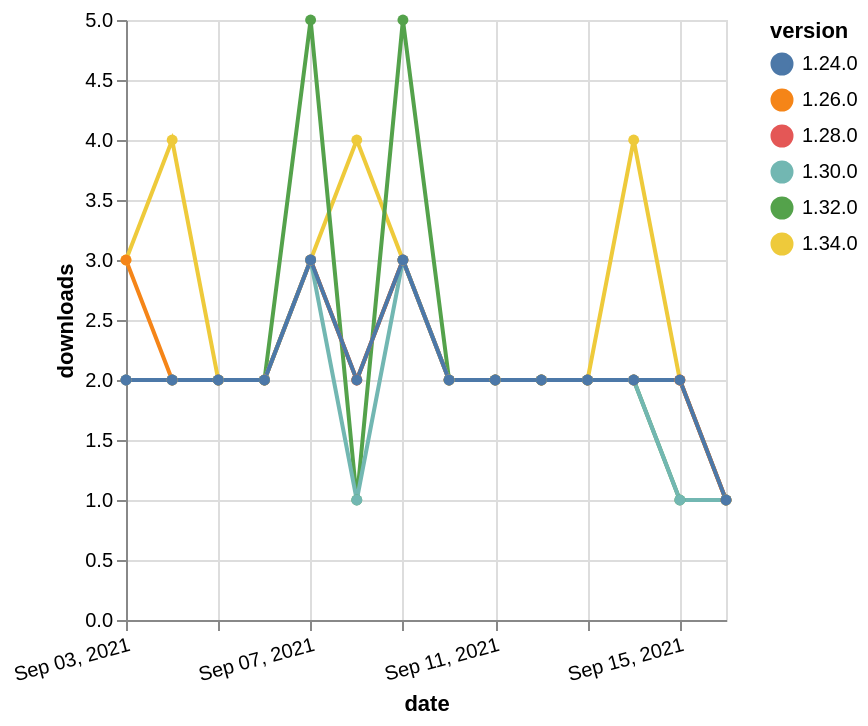

Write a Vega-Lite specification for this figure.
### Vega-Lite specification from a JSON file in a GitHub repository (floating-point values rounded to 4 significant figures)
{"$schema": "https://vega.github.io/schema/vega-lite/v5.json", "description": "A simple bar chart with embedded data.", "data": {"values": [{"date": "2021-09-03", "total": 229, "delta": 3, "version": "1.34.0"}, {"date": "2021-09-04", "total": 233, "delta": 4, "version": "1.34.0"}, {"date": "2021-09-05", "total": 235, "delta": 2, "version": "1.34.0"}, {"date": "2021-09-06", "total": 237, "delta": 2, "version": "1.34.0"}, {"date": "2021-09-07", "total": 240, "delta": 3, "version": "1.34.0"}, {"date": "2021-09-08", "total": 244, "delta": 4, "version": "1.34.0"}, {"date": "2021-09-09", "total": 247, "delta": 3, "version": "1.34.0"}, {"date": "2021-09-10", "total": 249, "delta": 2, "version": "1.34.0"}, {"date": "2021-09-11", "total": 251, "delta": 2, "version": "1.34.0"}, {"date": "2021-09-12", "total": 253, "delta": 2, "version": "1.34.0"}, {"date": "2021-09-13", "total": 255, "delta": 2, "version": "1.34.0"}, {"date": "2021-09-14", "total": 259, "delta": 4, "version": "1.34.0"}, {"date": "2021-09-15", "total": 261, "delta": 2, "version": "1.34.0"}, {"date": "2021-09-16", "total": 262, "delta": 1, "version": "1.34.0"}, {"date": "2021-09-03", "total": 714, "delta": 2, "version": "1.32.0"}, {"date": "2021-09-04", "total": 716, "delta": 2, "version": "1.32.0"}, {"date": "2021-09-05", "total": 718, "delta": 2, "version": "1.32.0"}, {"date": "2021-09-06", "total": 720, "delta": 2, "version": "1.32.0"}, {"date": "2021-09-07", "total": 725, "delta": 5, "version": "1.32.0"}, {"date": "2021-09-08", "total": 726, "delta": 1, "version": "1.32.0"}, {"date": "2021-09-09", "total": 731, "delta": 5, "version": "1.32.0"}, {"date": "2021-09-10", "total": 733, "delta": 2, "version": "1.32.0"}, {"date": "2021-09-11", "total": 735, "delta": 2, "version": "1.32.0"}, {"date": "2021-09-12", "total": 737, "delta": 2, "version": "1.32.0"}, {"date": "2021-09-13", "total": 739, "delta": 2, "version": "1.32.0"}, {"date": "2021-09-14", "total": 741, "delta": 2, "version": "1.32.0"}, {"date": "2021-09-15", "total": 742, "delta": 1, "version": "1.32.0"}, {"date": "2021-09-16", "total": 743, "delta": 1, "version": "1.32.0"}, {"date": "2021-09-03", "total": 1481, "delta": 2, "version": "1.28.0"}, {"date": "2021-09-04", "total": 1483, "delta": 2, "version": "1.28.0"}, {"date": "2021-09-05", "total": 1485, "delta": 2, "version": "1.28.0"}, {"date": "2021-09-06", "total": 1487, "delta": 2, "version": "1.28.0"}, {"date": "2021-09-07", "total": 1490, "delta": 3, "version": "1.28.0"}, {"date": "2021-09-08", "total": 1492, "delta": 2, "version": "1.28.0"}, {"date": "2021-09-09", "total": 1495, "delta": 3, "version": "1.28.0"}, {"date": "2021-09-10", "total": 1497, "delta": 2, "version": "1.28.0"}, {"date": "2021-09-11", "total": 1499, "delta": 2, "version": "1.28.0"}, {"date": "2021-09-12", "total": 1501, "delta": 2, "version": "1.28.0"}, {"date": "2021-09-13", "total": 1503, "delta": 2, "version": "1.28.0"}, {"date": "2021-09-14", "total": 1505, "delta": 2, "version": "1.28.0"}, {"date": "2021-09-15", "total": 1507, "delta": 2, "version": "1.28.0"}, {"date": "2021-09-16", "total": 1508, "delta": 1, "version": "1.28.0"}, {"date": "2021-09-03", "total": 1671, "delta": 3, "version": "1.26.0"}, {"date": "2021-09-04", "total": 1673, "delta": 2, "version": "1.26.0"}, {"date": "2021-09-05", "total": 1675, "delta": 2, "version": "1.26.0"}, {"date": "2021-09-06", "total": 1677, "delta": 2, "version": "1.26.0"}, {"date": "2021-09-07", "total": 1680, "delta": 3, "version": "1.26.0"}, {"date": "2021-09-08", "total": 1682, "delta": 2, "version": "1.26.0"}, {"date": "2021-09-09", "total": 1685, "delta": 3, "version": "1.26.0"}, {"date": "2021-09-10", "total": 1687, "delta": 2, "version": "1.26.0"}, {"date": "2021-09-11", "total": 1689, "delta": 2, "version": "1.26.0"}, {"date": "2021-09-12", "total": 1691, "delta": 2, "version": "1.26.0"}, {"date": "2021-09-13", "total": 1693, "delta": 2, "version": "1.26.0"}, {"date": "2021-09-14", "total": 1695, "delta": 2, "version": "1.26.0"}, {"date": "2021-09-15", "total": 1697, "delta": 2, "version": "1.26.0"}, {"date": "2021-09-16", "total": 1698, "delta": 1, "version": "1.26.0"}, {"date": "2021-09-03", "total": 997, "delta": 2, "version": "1.30.0"}, {"date": "2021-09-04", "total": 999, "delta": 2, "version": "1.30.0"}, {"date": "2021-09-05", "total": 1001, "delta": 2, "version": "1.30.0"}, {"date": "2021-09-06", "total": 1003, "delta": 2, "version": "1.30.0"}, {"date": "2021-09-07", "total": 1006, "delta": 3, "version": "1.30.0"}, {"date": "2021-09-08", "total": 1007, "delta": 1, "version": "1.30.0"}, {"date": "2021-09-09", "total": 1010, "delta": 3, "version": "1.30.0"}, {"date": "2021-09-10", "total": 1012, "delta": 2, "version": "1.30.0"}, {"date": "2021-09-11", "total": 1014, "delta": 2, "version": "1.30.0"}, {"date": "2021-09-12", "total": 1016, "delta": 2, "version": "1.30.0"}, {"date": "2021-09-13", "total": 1018, "delta": 2, "version": "1.30.0"}, {"date": "2021-09-14", "total": 1020, "delta": 2, "version": "1.30.0"}, {"date": "2021-09-15", "total": 1021, "delta": 1, "version": "1.30.0"}, {"date": "2021-09-16", "total": 1022, "delta": 1, "version": "1.30.0"}, {"date": "2021-09-03", "total": 2082, "delta": 2, "version": "1.24.0"}, {"date": "2021-09-04", "total": 2084, "delta": 2, "version": "1.24.0"}, {"date": "2021-09-05", "total": 2086, "delta": 2, "version": "1.24.0"}, {"date": "2021-09-06", "total": 2088, "delta": 2, "version": "1.24.0"}, {"date": "2021-09-07", "total": 2091, "delta": 3, "version": "1.24.0"}, {"date": "2021-09-08", "total": 2093, "delta": 2, "version": "1.24.0"}, {"date": "2021-09-09", "total": 2096, "delta": 3, "version": "1.24.0"}, {"date": "2021-09-10", "total": 2098, "delta": 2, "version": "1.24.0"}, {"date": "2021-09-11", "total": 2100, "delta": 2, "version": "1.24.0"}, {"date": "2021-09-12", "total": 2102, "delta": 2, "version": "1.24.0"}, {"date": "2021-09-13", "total": 2104, "delta": 2, "version": "1.24.0"}, {"date": "2021-09-14", "total": 2106, "delta": 2, "version": "1.24.0"}, {"date": "2021-09-15", "total": 2108, "delta": 2, "version": "1.24.0"}, {"date": "2021-09-16", "total": 2109, "delta": 1, "version": "1.24.0"}]}, "width": "container", "mark": {"type": "line", "point": {"filled": true}}, "encoding": {"x": {"field": "date", "type": "temporal", "timeUnit": "yearmonthdate", "title": "date", "axis": {"labelAngle": -15}}, "y": {"field": "delta", "type": "quantitative", "title": "downloads"}, "color": {"field": "version", "type": "nominal"}, "tooltip": {"field": "delta"}}}
